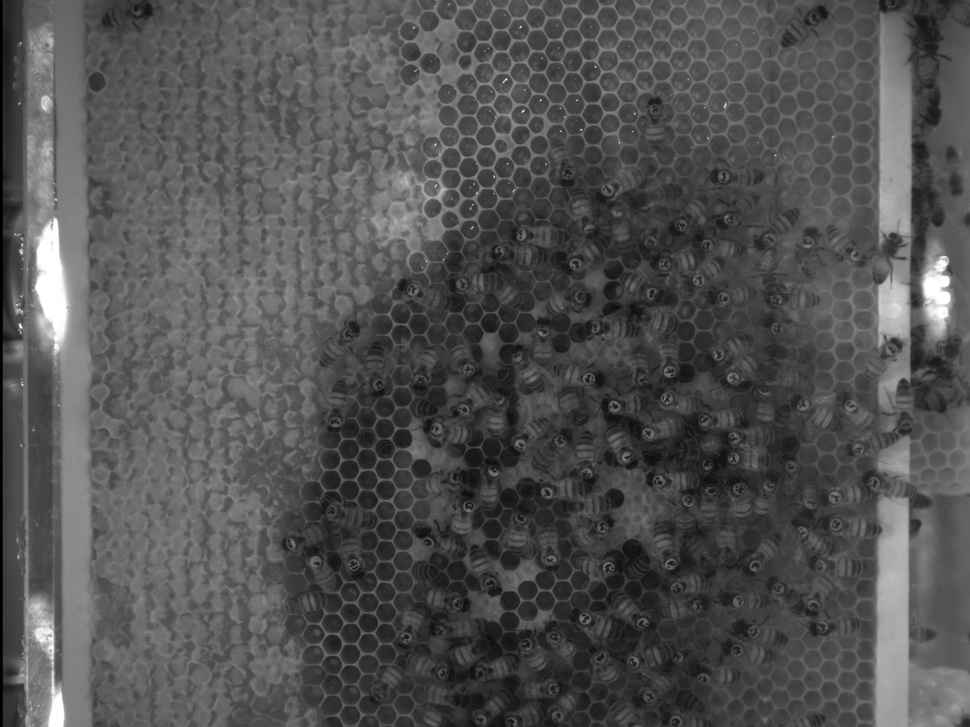
#> input picture combdetection/utils/Cam_0_20140804152006_3.jpeg, 970 x 727 px, shrunk from 4000 x 3000 before the run; its folder holds only this picture in this run
$ python clahe.py Cam_0_20140804152006_3.jpeg   (older library calls are emulated)
#> lines starting #> are read from the running program, lines starting #| are printed output that depends on the picture

import sys
import os.path
import glob
from skimage.exposure import  equalize_adapthist
from scipy.misc import imsave, imread
from skimage.util import img_as_float
import numpy as np


if __name__ == '__main__':

    image_path = sys.argv[1]
    #target = sys.argv[1]

    #gen = generator.Generator(target)
    #gen.generate_dataset(directory)

    if not os.path.isfile(image_path):
        if not os.path.isdir(image_path):
            raise IOError('file not exists')
        else:
            files = []
            print('path is directory, scan for *.jpeg')
            os.chdir(image_path)
            for file in glob.glob("*.jpeg"):
                files.append(os.path.abspath(file))
    else:
        files = [image_path]

    for file in files:
        print('process '+os.path.realpath(file))
        img = imread(os.path.realpath(file),flatten=True)
#> img: shape (727, 970) float32; min 0, max 255, mean 82
        #img = img_as_float(img/255)
        #print(img.shape)
        #print(np.max(img))

        cl1 = equalize_adapthist(img/255)
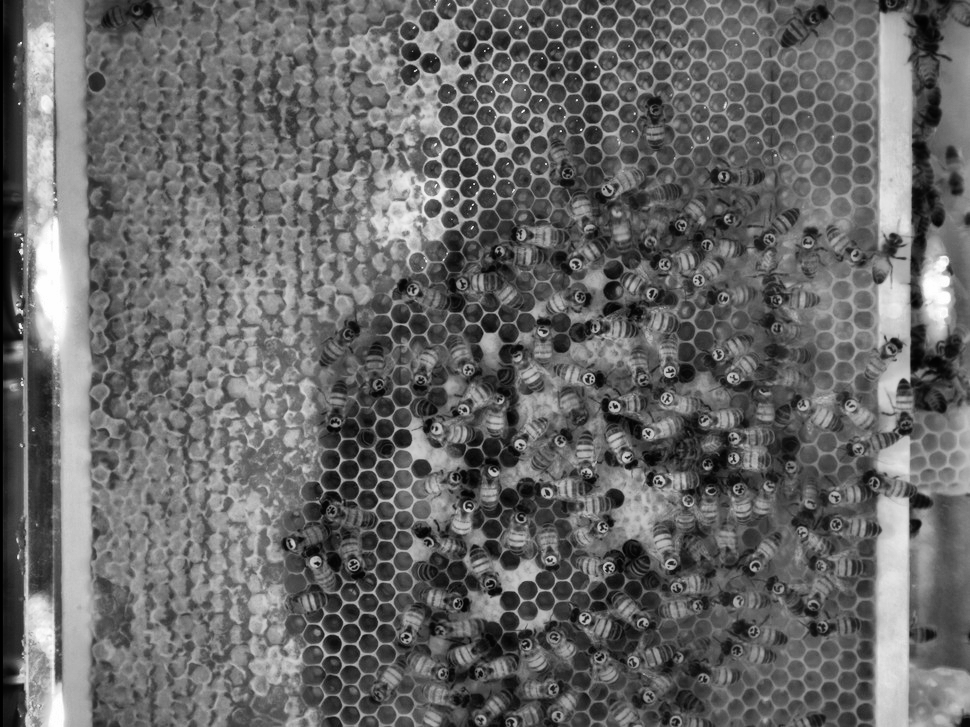
#> cl1: shape (727, 970) float32; min 0, max 1, mean 0.409
        print('generate '+'clahe_'+os.path.basename(file))
        imsave('clahe_'+os.path.basename(file),cl1)
        #cv2.imwrite('clahe_'+os.path.basename(file),cl1)

$ run again, on combdetection/utils/Cam_1_20150901065804_457410.jpeg
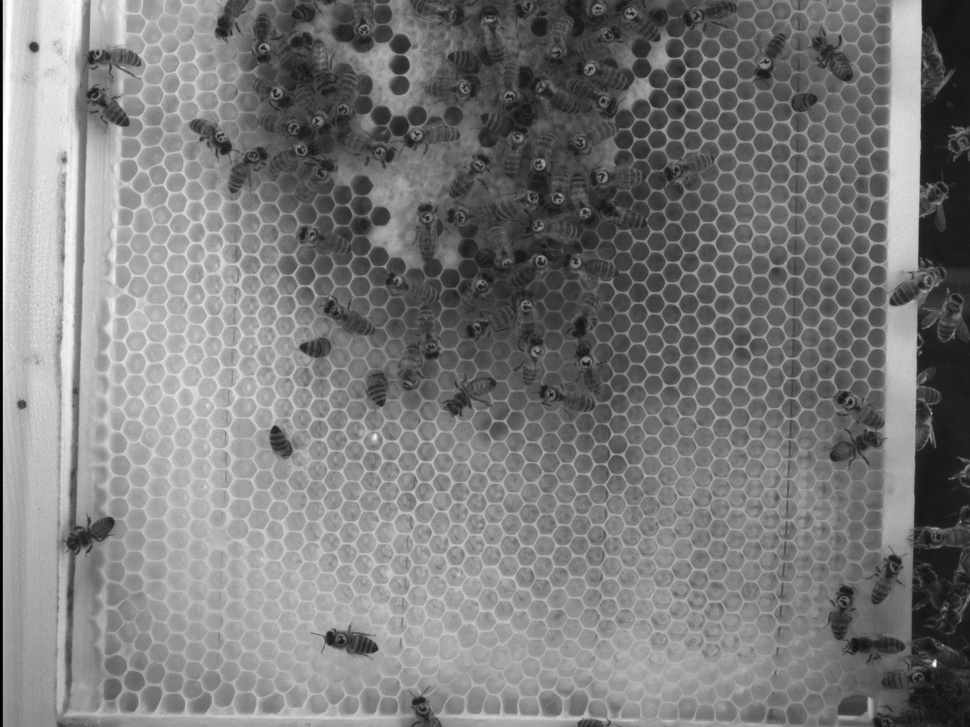
#> input picture combdetection/utils/Cam_1_20150901065804_457410.jpeg, 970 x 727 px, shrunk from 4000 x 3000 before the run
#> `cl1 = equalize_adapthist(img/255)`:
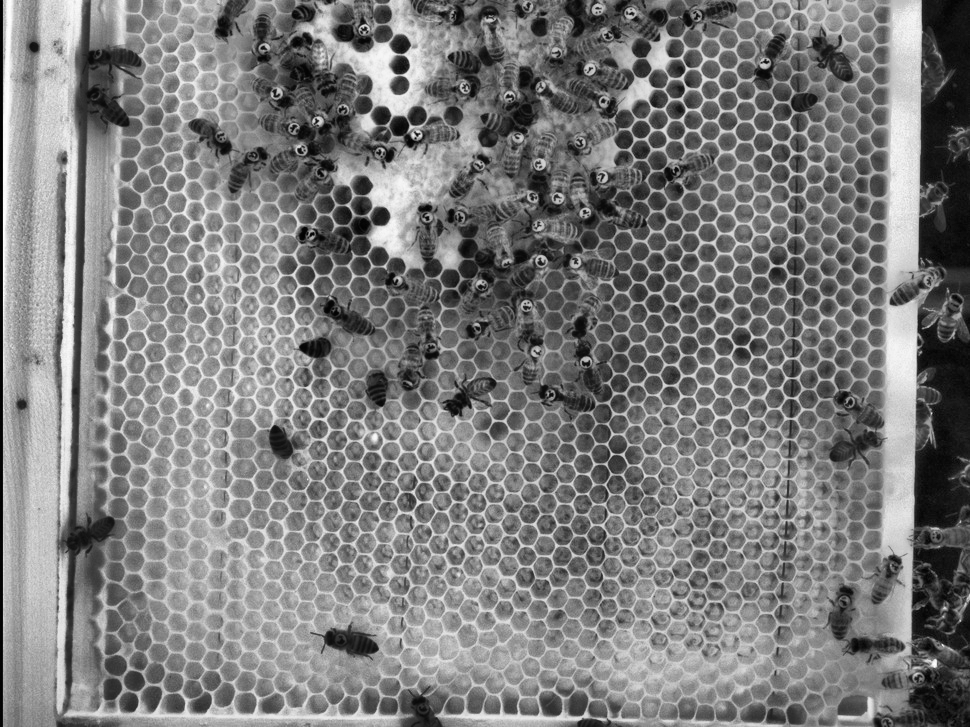
#> cl1: shape (727, 970) float32; min 0, max 1, mean 0.491

$ run again, on combdetection/utils/Cam_2_20140801152044_3.jpeg
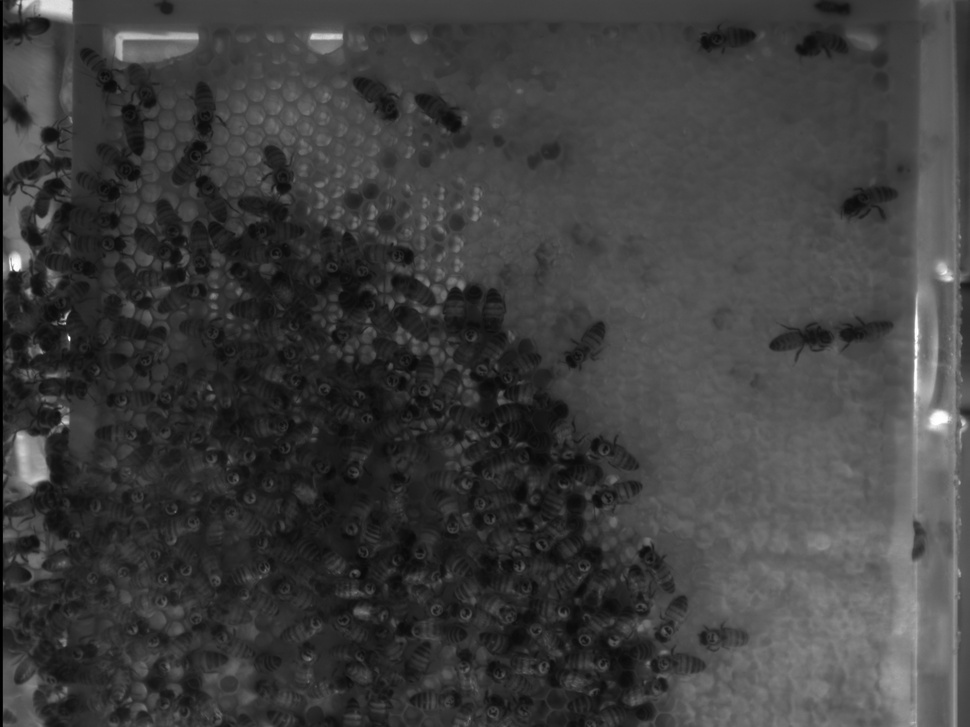
#> input picture combdetection/utils/Cam_2_20140801152044_3.jpeg, 970 x 727 px, shrunk from 4000 x 3000 before the run
#> `cl1 = equalize_adapthist(img/255)`:
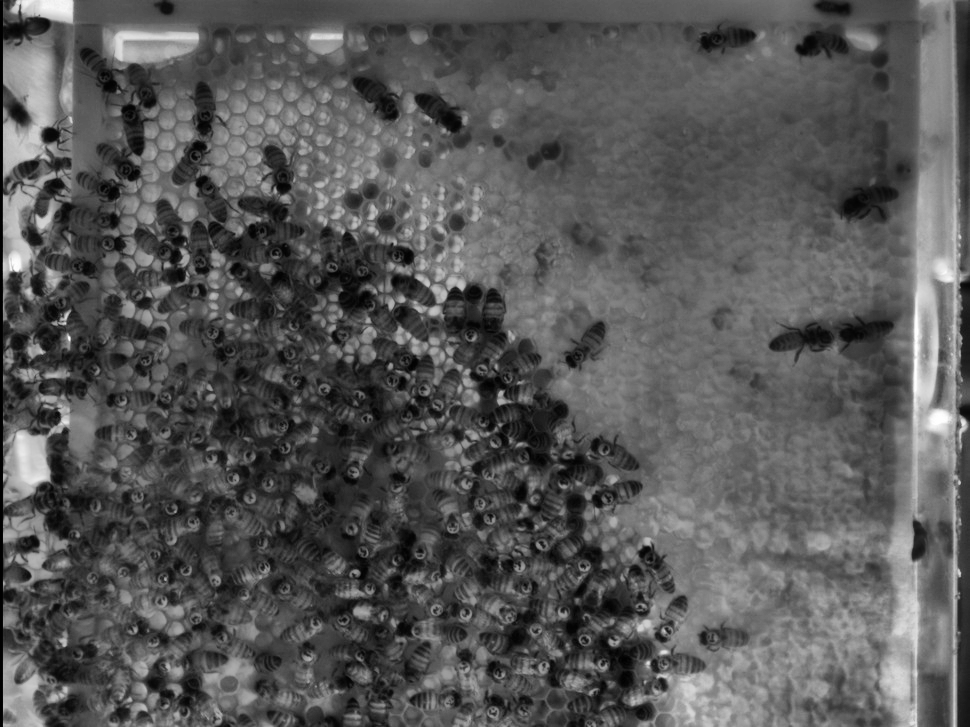
#> cl1: shape (727, 970) float32; min 0, max 1, mean 0.345
